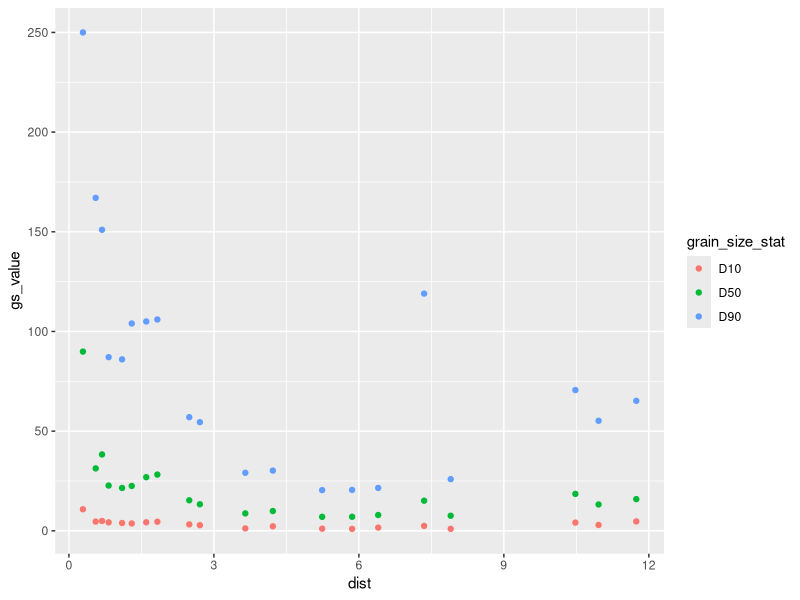
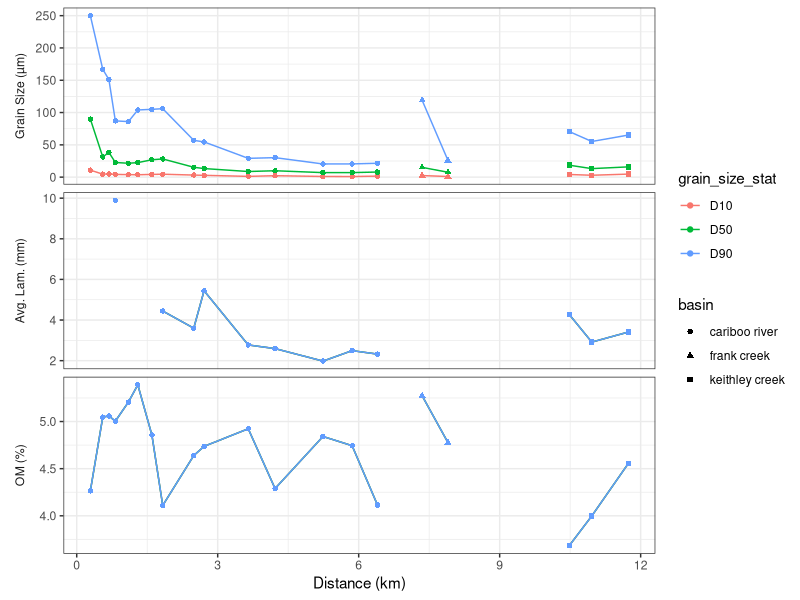

R code for these plots, in order: (Note: this script raises an error after producing the figures.)
library(tidyverse)

gs <- readxl::read_xlsx('data/Sediment/Grain Size/CB17_GrainSize_Ekmans.xlsx', sheet = 2) |> 
  select(ID = `Core Number`,
         dist = `Distance Frm Delta (km)`,
         depth = Depth,
         basin = `sub-basin`,
         D10 = `Dx (10)`,
         D50 = `Dx (50)`,
         D90 = `Dx (90)`
         ) |> 
  pivot_longer(D10:D90, names_to = 'grain_size_stat', values_to = 'gs_value')

ggplot(gs, aes(x = dist, y = gs_value, color = grain_size_stat)) +
  geom_point() 
  
varve <- read_csv('data/ekman/EK_varveCounting_orig_long_analysis.csv') |> 
  select(
    ID = core_num,
    thickness = layer_thickness_mm
  ) |> 
  group_by(ID) |> 
  summarise(Lam_Thickness = mean(thickness, na.rm = T),
            n_samples = n()) |> 
  mutate(ID = as.numeric(gsub(".*?([0-9]+).*" , "\\1", ID)))
         
loi <- readxl::read_xlsx('data/Sediment/LOI/LOI_Cariboo_EkmanBulkSamples.xlsx', sheet = 5, skip = 1) |> 
  select(
    ID = `Core #`,
    # dist = `Distance Frm Delta (km)`,
    # depth = Depth,
    # loi_initial = `Initial Results`,
    LOI = `LOI (%) Second Round`,
    loi_notes = Notes
  ) |> 
  mutate(ID = as.numeric(gsub(".*?([0-9]+).*" , "\\1", ID)))



all <- left_join(gs, varve) |> 
  left_join(loi, by = 'ID') |> 
  pivot_longer(c(gs_value, Lam_Thickness, LOI))

p <- ggplot(all, aes(x = dist, y = value, colour = grain_size_stat, shape = basin)) +
  geom_line() +
  geom_point() +
  facet_wrap(~name, 
             nrow = 3,
             scales = "free_y", 
             labeller = as_labeller(
               c(gs_value = "Grain Size (µm)", Lam_Thickness = "Avg. Lam. (mm)", LOI = "OM (%)")), 
             strip.position = "left") +
  theme_bw() +
  theme(axis.title.y = element_blank()) +
  xlab('Distance (km)') +
  labs(y = NULL) +
  theme(strip.background = element_blank(), strip.placement = "outside")

p

saveRDS(p, file = 'figs/ekman/ekman_seds.rds')
  
